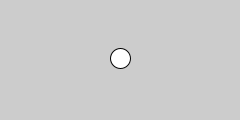
Frame 1 (no input)
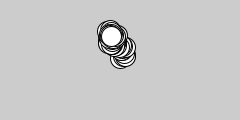
Frame 60 (the mouse pressed at the canvas centre just before this capture)
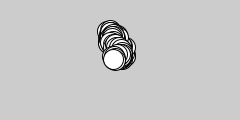
Frame 120 (the mouse held since frame 60 and released just before this capture)

The Processing sketch that drew these frames (run headless with seeded random() and noise(); from frame 60 on, the mouse is pressed at the canvas centre):

// Processing sketch: e35ilcerchiohavitapropria
// ── e35ilcerchiohavitapropria.pde
//USIAMO RANDOM PER FAR MUOVERE UNA PALLINA
float vel=3;
int d=20;
float x;
float y;

void setup(){
  size(240,120);
  //la variabile inizializzata prima del setup se no non si vede. qui invece gli diamo un valore
  x=width/2;
  y=height/2;
}

void draw(){
  x=x+random(-vel,+vel);
  y=y+random(-vel,+vel);
  ellipse(x,y,d,d);
}
